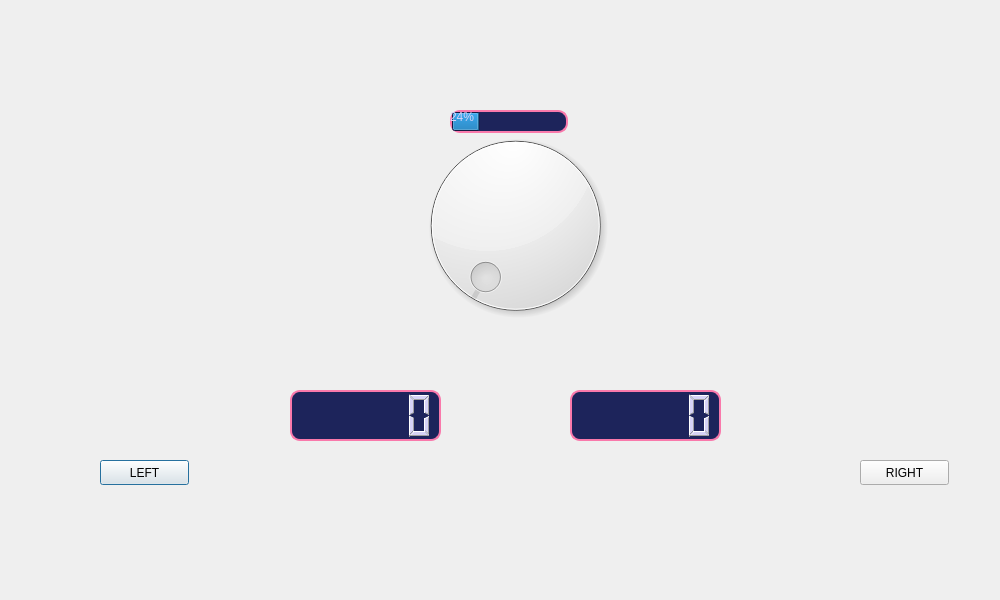
<?xml version="1.0" encoding="UTF-8"?>
<ui version="4.0">
 <class>DashBoard</class>
 <widget class="QDialog" name="DashBoard">
  <property name="geometry">
   <rect>
    <x>0</x>
    <y>0</y>
    <width>1000</width>
    <height>600</height>
   </rect>
  </property>
  <property name="windowTitle">
   <string>Dialog</string>
  </property>
  <property name="styleSheet">
   <string notr="true"/>
  </property>
  <widget class="QLabel" name="label">
   <property name="geometry">
    <rect>
     <x>270</x>
     <y>10</y>
     <width>491</width>
     <height>411</height>
    </rect>
   </property>
   <property name="text">
    <string/>
   </property>
   <property name="pixmap">
    <pixmap resource="Resources.qrc">:/Downloads/Speedometer.png</pixmap>
   </property>
   <property name="scaledContents">
    <bool>true</bool>
   </property>
  </widget>
  <widget class="QDial" name="dial">
   <property name="geometry">
    <rect>
     <x>410</x>
     <y>30</y>
     <width>211</width>
     <height>391</height>
    </rect>
   </property>
  </widget>
  <widget class="QLCDNumber" name="lcd_Km">
   <property name="geometry">
    <rect>
     <x>290</x>
     <y>390</y>
     <width>151</width>
     <height>51</height>
    </rect>
   </property>
   <property name="styleSheet">
    <string notr="true"> color:#D6D3F6;
 border-radius: 10px;
background-color: #1D245B;
  border: 2px solid #F979AB ;

</string>
   </property>
   <property name="smallDecimalPoint">
    <bool>true</bool>
   </property>
  </widget>
  <widget class="QLCDNumber" name="lcd_Engine">
   <property name="geometry">
    <rect>
     <x>570</x>
     <y>390</y>
     <width>151</width>
     <height>51</height>
    </rect>
   </property>
   <property name="styleSheet">
    <string notr="true"> color:#D6D3F6;
 border-radius: 10px;
background-color: #1D245B;
  border: 2px solid #F979AB ;

</string>
   </property>
   <property name="smallDecimalPoint">
    <bool>true</bool>
   </property>
   <property name="value" stdset="0">
    <double>0.000000000000000</double>
   </property>
  </widget>
  <widget class="QLabel" name="label_LeftSIgnal">
   <property name="geometry">
    <rect>
     <x>90</x>
     <y>390</y>
     <width>100</width>
     <height>50</height>
    </rect>
   </property>
   <property name="text">
    <string/>
   </property>
   <property name="pixmap">
    <pixmap resource="Resources.qrc">:/Downloads/left arrow.png</pixmap>
   </property>
   <property name="scaledContents">
    <bool>true</bool>
   </property>
  </widget>
  <widget class="QLabel" name="label_RightSignal">
   <property name="geometry">
    <rect>
     <x>850</x>
     <y>390</y>
     <width>100</width>
     <height>50</height>
    </rect>
   </property>
   <property name="text">
    <string/>
   </property>
   <property name="pixmap">
    <pixmap resource="Resources.qrc">:/Downloads/right arrow.png</pixmap>
   </property>
   <property name="scaledContents">
    <bool>true</bool>
   </property>
  </widget>
  <widget class="QPushButton" name="Left_Signal">
   <property name="geometry">
    <rect>
     <x>100</x>
     <y>460</y>
     <width>89</width>
     <height>25</height>
    </rect>
   </property>
   <property name="text">
    <string>LEFT</string>
   </property>
  </widget>
  <widget class="QPushButton" name="Right_Signal">
   <property name="geometry">
    <rect>
     <x>860</x>
     <y>460</y>
     <width>89</width>
     <height>25</height>
    </rect>
   </property>
   <property name="text">
    <string>RIGHT</string>
   </property>
  </widget>
  <widget class="QProgressBar" name="progressBar_Fuel">
   <property name="geometry">
    <rect>
     <x>450</x>
     <y>110</y>
     <width>118</width>
     <height>23</height>
    </rect>
   </property>
   <property name="styleSheet">
    <string notr="true"> color:#D6D3F6;
 border-radius: 10px;
background-color: #1D245B;
  border: 2px solid #F979AB ;

</string>
   </property>
   <property name="value">
    <number>24</number>
   </property>
  </widget>
  <zorder>label</zorder>
  <zorder>lcd_Km</zorder>
  <zorder>lcd_Engine</zorder>
  <zorder>dial</zorder>
  <zorder>label_LeftSIgnal</zorder>
  <zorder>label_RightSignal</zorder>
  <zorder>Left_Signal</zorder>
  <zorder>Right_Signal</zorder>
  <zorder>progressBar_Fuel</zorder>
 </widget>
 <resources>
  <include location="Resources.qrc"/>
 </resources>
 <connections/>
</ui>
